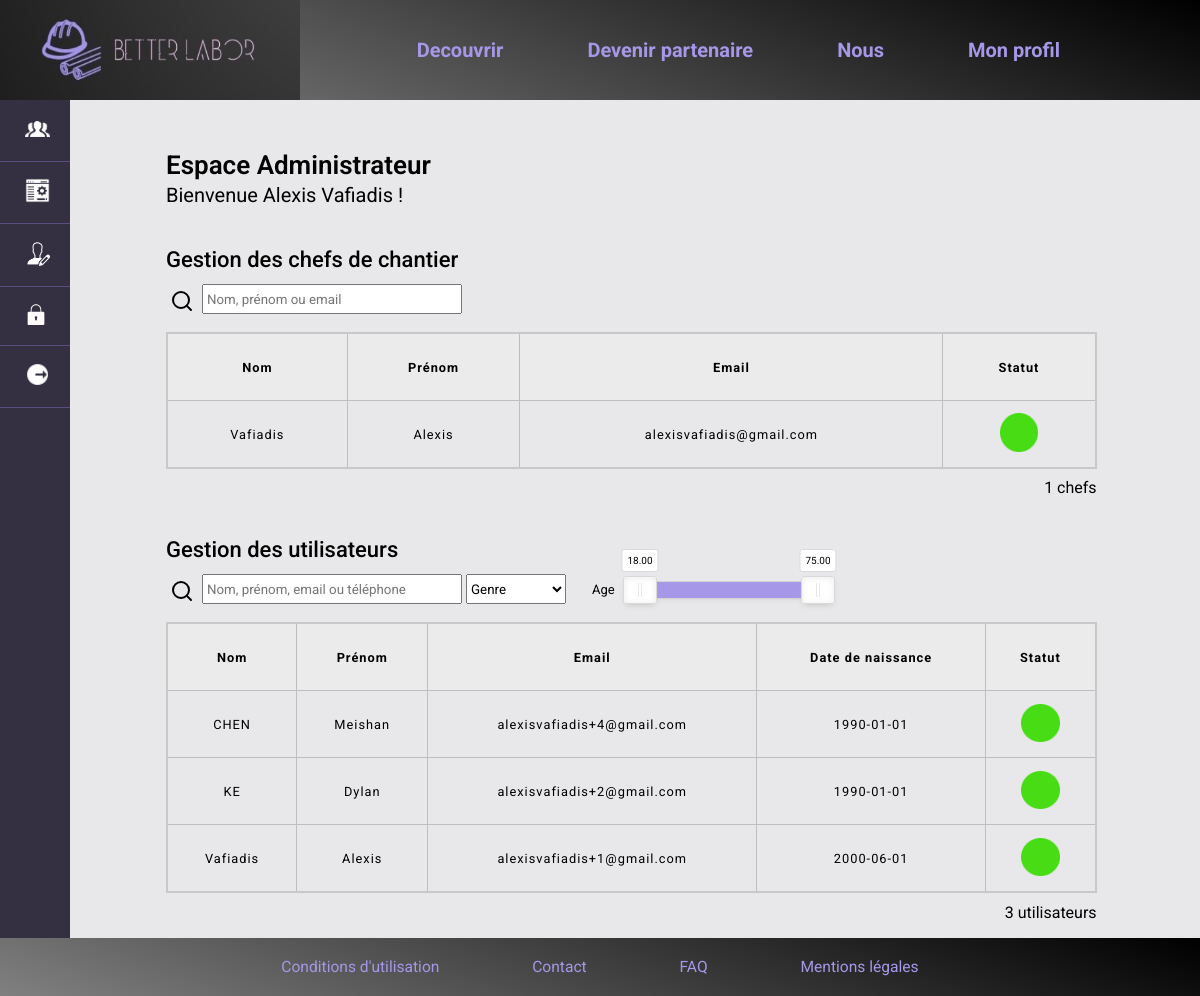
Screenshot of /espace-admin/index.php (signed in) with the database file from the repository.
### tables this page shows
CREATE TABLE `chef` (
  `ID` int(10) UNSIGNED NOT NULL,
  `email` varchar(100) NOT NULL,
  `password` varchar(200) NOT NULL,
  `prenom` varchar(50) NOT NULL,
  `nom` varchar(60) NOT NULL,
  `created_at` datetime NOT NULL DEFAULT CURRENT_TIMESTAMP,
  `updated_at` datetime NOT NULL DEFAULT CURRENT_TIMESTAMP,
  `activated` tinyint(4) DEFAULT '0',
  `code_verification` varchar(20) NOT NULL,
  `activation_expiry` datetime NOT NULL,
  `statut` tinyint(4) DEFAULT '0',
  `badge` tinyint(4) NOT NULL DEFAULT '0'
);

CREATE TABLE `utilisateur` (
  `ID` int(10) UNSIGNED NOT NULL,
  `id_chef` int(11) NOT NULL,
  `email` varchar(100) NOT NULL,
  `password` varchar(200) NOT NULL,
  `genre` varchar(1) DEFAULT NULL,
  `prenom` varchar(50) NOT NULL,
  `nom` varchar(60) NOT NULL,
  `telephone` varchar(10) NOT NULL,
  `date_naissance` date DEFAULT NULL,
  `created_at` datetime NOT NULL DEFAULT CURRENT_TIMESTAMP,
  `updated_at` datetime NOT NULL DEFAULT CURRENT_TIMESTAMP,
  `activated` tinyint(4) DEFAULT '0',
  `statut` tinyint(4) DEFAULT '0',
  `badge` tinyint(4) NOT NULL DEFAULT '0'
);

### database/fetch_data.php (called while the page is built, shortened)
<?php
function fetch_data($conn, $tableName, $columns){
   if(empty($conn)){
   $msg= "Erreur de connexion à la base de données";
   }elseif (empty($columns) || !is_array($columns)) {
   $msg="Les noms des colonnes doivent être définis dans un array indexé";
   }elseif(empty($tableName)){
      $msg= "Le nom de la table est vide";
   }else{
   $columnName = implode(", ", $columns);
   if (isset($_GET['text']) && $tableName == "utilisateur" && isset($_GET['agemin']) && isset($_GET['agemax'])) {
      $text = $_GET['text'];
      $text = "%" . $text . "%";
      if (!is_numeric($_GET["agemin"]) || !is_numeric($_GET["agemax"]) ) {
            return "La tranche d'âge saisie est invalide";
      }
      $agemin = $_GET['agemin'];
      $agemax = $_GET['agemax'];
      $datemin = new DateTime();
      $datemax = new DateTime();
      $dateminstr = $datemin->modify('-' . strval($agemax) . ' year')->format('Y-m-d');
      $datemaxstr = $datemax->modify('-' . strval($agemin) . ' year')->format('Y-m-d');
      $query = "SELECT $columnName FROM $tableName
      WHERE (CONCAT(prenom, ' ', nom) LIKE ? OR CONCAT(nom, ' ', prenom) LIKE ? OR email LIKE ? OR telephone LIKE ?)
      AND date_naissance >= ? AND date_naissance <= ?";
      $genre = $_GET['genre'];
      if (is_numeric($_GET["genre"]) && ($genre == 1 || $genre == 0)) {
         $query = $query . " AND genre = '$genre'";
      }
      if ($_SESSION["role"] == "chef") {
         $id_chef = $_SESSION['ID'];
         $query = $query . " AND id_chef = ?";
         $query = $query . " ORDER BY id DESC";
         $stmt = $conn->prepare($query);
         $stmt->bind_param('sssssss', $text, $text, $text, $text, $dateminstr, $datemaxstr, $id_chef);
      }
      else {
         $query = $query . " ORDER BY id DESC";
         $stmt = $conn->prepare($query);
         $stmt->bind_param('ssssss', $text, $text, $text, $text, $dateminstr, $datemaxstr);
      }
   }
   else {
      $query = "SELECT $columnName FROM $tableName";
      $query = $query . " ORDER BY id DESC";
      $stmt = $conn->prepare($query);
   }
   if($stmt->execute()== true){
      $result = $stmt->get_result();
      if ($result->num_rows > 0) {
         $row= mysqli_fetch_all($result, MYSQLI_ASSOC);
         $msg= $row;
      } else {
         $msg= "Aucune donnée trouvée.";
      }
   }else{
   $msg= mysqli_error($conn);
   }
   }
   return $msg;
}
?>

### database/tools.php (called while the page is built, shortened)
<?php
function count_rows($conn, $table) {
    $sql = "SELECT COUNT(*) AS count FROM $table";
    $result = $conn->query($sql);
    $result_row = $result->fetch_array();
    $count = $result_row['count'];
    return $count;
}
?>

### espace-admin/index.php (the view, shortened to what this page needs)
<!DOCTYPE html>
<html lang="fr">
<head>
    <link rel = "stylesheet"  href="../general.css">
	<link rel ="stylesheet" href = "../tableau.css"/>
	<link rel ="stylesheet" href = "espace-admin.css"/>
    <link rel="stylesheet"  href="../libraries/nouislider.css">
</head>
<?php
include('../database/config.php');
include('../database/tools.php');
?>
<?php
include('../nav-from-parent/nav.php');
include('sidebar.php');
include("../database/fetch_data.php");
$tableName="chef";
$columns= ['ID', 'email','nom','prenom','statut'];
$fetchData = fetch_data($conn, $tableName, $columns);
?>
<body>
<div class="main-content espace-admin">
    <p class="espace-admin-title">Espace Administrateur</p>
    <p class="espace-admin-subtitle">Bienvenue <?php echo htmlentities(trim($_SESSION['prenom']) . " " .  $_SESSION['nom']); ?> !</p>
    <p class="espace-admin-secondary-title">Gestion des chefs de chantier</p>
    <div class ="conteneur">
        <form method = "GET" action="" name="recherche" class="recherche-form" id="recherche-form-chef">
            <a class="recherche-submit recherche-element" id="recherche-submit-chef">
                <img src="../images/search.svg">
            </a>
            <input class="recherche-element recherche-text" type = "text" name = "text-chef" placeholder = "Nom, prénom ou email" value="<?php if (isset($_GET['text-chef'])) {echo $_GET['text-chef'];}?>">
        </form>
        <div class="conteneur-tableau">
            <table class="tableau">
                <thead>
                    <tr>
                        <th>Nom</th>
                        <th>Prénom</th>
                        <th>Email</th>
                        <th>Statut</th>
                    </tr>
                </thead>
                <tbody>
        <?php
            if(is_array($fetchData)){
            foreach($fetchData as $data){
        ?>
                    <tr class="row-chef" id="<?php echo $data['ID']; ?>">
                        <td><?php echo $data['nom']; ?></td>
                        <td><?php echo $data['prenom']; ?></td>
                        <td><?php echo $data['email']; ?></td>
                        <td><?php
                        if ($data['statut'] == 0) {
                            echo '<img class ="tailleCercle" src = "../images/résultat-vert.png">';
                        }
                        else {
                            echo '<img class ="tailleCercle" src = "../images/résultat-rouge.png">';
                        }
                            ?>
                        </td>
                    </tr>
        <?php
        }}?>
                    </tbody>
                </table>
            </div>
            <p class = "nombreEmploye">
                <?php echo count_rows($conn, "chef"); ?> chefs
            </p>
        </div>
<?php
$tableName = "utilisateur";
$columns= ['ID', 'email','nom','prenom','date_naissance','statut'];
$fetchData2 = fetch_data($conn, $tableName, $columns);
?>
    <p class="espace-admin-secondary-title">Gestion des utilisateurs</p>
    <div class ="conteneur">
        <form method = "GET" action="" name="recherche" class="recherche-form" id="recherche-form">
                <a class="recherche-submit recherche-element" id="recherche-submit">
                    <img src="../images/search.svg">
                </a>
                <input class="recherche-element recherche-text" type = "text" name = "text" placeholder = "Nom, prénom, email ou téléphone" value="<?php if (isset($_GET['text'])) {echo $_GET['text'];}?>">
                <div class="recherche-select">
                    <select name="genre" id="auto-submit">
                        <option value="none" <?php if (isset($_GET['genre']) && $_GET['genre'] == 0) {echo "selected";}?> >Genre</option>
                    </select>
                </div>
                <p class="age-texte">Age</p>
                <div class="recherche-age">
                    <div id="slider">
                    </div>
                </div>
            </form>
        <div class="conteneur-tableau">
            <table class="tableau">
                <thead>
                    <tr>
                        <th>Nom</th>
                        <th>Prénom</th>
                        <th>Email</th>
                        <th>Date de naissance</th>
                        <th>Statut</th>
                    </tr>
                </thead>
                <tbody>
        <?php
            if(is_array($fetchData2)){
            foreach($fetchData2 as $data){
        ?>
                    <tr class="row" id="<?php echo $data['ID']; ?>">
                        <td><?php echo $data['nom']; ?></td>
                        <td><?php echo $data['prenom']; ?></td>
                        <td><?php echo $data['email']; ?></td>
                        <td><?php echo $data['date_naissance']; ?></td>
                        <td><?php
                        if ($data['statut'] == 0) {
                            echo '<img class ="tailleCercle" src = "../images/résultat-vert.png">';
                        }
                        else {
                            echo '<img class ="tailleCercle" src = "../images/résultat-rouge.png">';
                        }
                            ?>
                        </td>
                    </tr>
        <?php
        }}?>
                    </tbody>
                </table>
            </div>
            <p class = "nombreEmploye">
                <?php echo count_rows($conn, "utilisateur"); ?> utilisateurs
            </p>
        </div>
    </div>
</body>
</html>

### general.css (style rules this page uses)
body { background: #E8E8EA; }
* { font-family: Roboto, 'Open Sans'; }

### tableau.css (style rules this page uses)
.conteneur { width: 90%; margin-left: 0%; max-height: 800px; }
.conteneur-tableau { display: flex; justify-content: center; width: 100%; overflow-x: visible!important; }
table { border-collapse: collapse; border: 2px solid rgb(200,200,200); letter-spacing: 1px; font-size: 0.8rem; margin-bottom: 1%; align-self: center; width: 100%; }
td, th { border: 1px solid rgb(190,190,190); padding: 1px 16px; height: 5em; white-space: nowrap; }
th { background-color: rgb(235,235,235); }
td { text-align: center; }
.tailleCercle { width: 3em; height: 3em; }
.nombreEmploye { margin-right: 0px; margin-left: auto; width: 20%; display: block; text-align: right; margin-top: 0%; }
.row { cursor: pointer; }
.row-chef { cursor: pointer; }

### espace-admin/espace-admin.css (style rules this page uses)
.espace-admin { width: 85%; margin-left: 8%; margin-top: 2%; }
.espace-admin-title { font-size: 26px; font-weight: 600; margin-bottom: 3px; display: block; }
.espace-admin-secondary-title { font-size: 22px; font-weight: 500; margin-top: 40px; margin-bottom: 8px; display: block; }
.espace-admin-subtitle { font-size: 20px; font-weight: 400; margin-top: 0; display: block; padding: 0px; }
.recherche-text { width: 250px; flex-shrink: 1.1; }
.recherche-form { margin-bottom: 14px; display: flex; font-size: 13px; align-items: center; }
.recherche-form input { padding: 3px; }
.recherche-element { height: 20px; margin: 4px; }
.recherche-submit { cursor: pointer; }
.recherche-select { height: 30px; width: 100px; flex-shrink: 0.7; }
.recherche-select select { width: 100%; height: 100%; }
.recherche-age { width: 180px; margin: 4px; height: 16px; font-size: 10px; }
.age-texte { margin: 4px; margin-left: 26px; margin-right: 20px; }

### libraries/nouislider.css (style rules this page uses)
.noUi-target, .noUi-target * { -webkit-touch-callout: none; -webkit-tap-highlight-color: rgba(0, 0, 0, 0); -webkit-user-select: none; -ms-touch-action: none; touch-action: none; -ms-user-select: none; -moz-user-select: none; user-select: none; -moz-box-sizing: border-box; box-sizing: border-box; }
.noUi-target { position: relative; }
.noUi-horizontal { height: 18px; }
.noUi-target { background: #FAFAFA; border-radius: 4px; border: 1px solid #D3D3D3; box-shadow: inset 0 1px 1px #F0F0F0, 0 3px 6px -5px #BBB; }

### barre_profil.css (style rules this page uses)
body { background-color: #E8E8EA; width: 100%; padding: 0; margin: 0; padding-top: 100px; }

### espace-membre/sidebar.css (style rules this page uses)
.main-content { flex:5; overflow-y:auto; }
html, body { height: 100%; }

### rows the page displays
chef: nom "Vafiadis", prenom "Alexis", email "alexisvafiadis@gmail.com", statut 0 (drawn)
utilisateur: nom "CHEN", prenom "Meishan", email "alexisvafiadis+4@gmail.com", date_naissance "1990-01-01", statut 0 (drawn)
utilisateur: nom "KE", prenom "Dylan", email "alexisvafiadis+2@gmail.com", date_naissance "1990-01-01", statut 0 (drawn)
utilisateur: nom "Vafiadis", prenom "Alexis", email "alexisvafiadis+1@gmail.com", date_naissance "2000-06-01", statut 0 (drawn)

### other values shown
trim($_SESSION['prenom']) . " " .  $_SESSION['nom'] "Alexis Vafiadis"
count_rows($conn, "chef") "1"
count_rows($conn, "utilisateur") "3"
